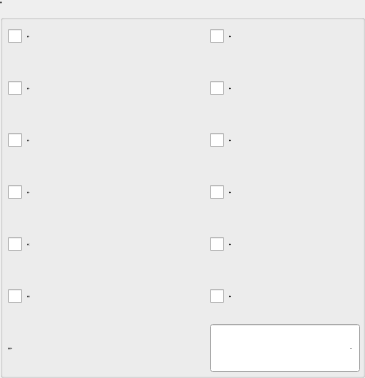
           <widget class="QGroupBox" name="groupBoxRunJig">
            <property name="font">
             <font>
              <family>微软雅黑</family>
              <pointsize>-1</pointsize>
              <weight>50</weight>
              <italic>false</italic>
              <bold>false</bold>
             </font>
            </property>
            <property name="title">
             <string>副臂</string>
            </property>
            <layout class="QGridLayout" name="gridLayout_2">
             <property name="leftMargin">
              <number>5</number>
             </property>
             <property name="topMargin">
              <number>2</number>
             </property>
             <property name="rightMargin">
              <number>2</number>
             </property>
             <property name="bottomMargin">
              <number>2</number>
             </property>
             <property name="spacing">
              <number>2</number>
             </property>
             <item row="0" column="0">
              <widget class="xCheckBox" name="RunJig1">
               <property name="sizePolicy">
                <sizepolicy hsizetype="Expanding" vsizetype="Fixed">
                 <horstretch>0</horstretch>
                 <verstretch>0</verstretch>
                </sizepolicy>
               </property>
               <property name="minimumSize">
                <size>
                 <width>200</width>
                 <height>50</height>
                </size>
               </property>
               <property name="maximumSize">
                <size>
                 <width>16777215</width>
                 <height>50</height>
                </size>
               </property>
               <property name="font">
                <font>
                 <family>微软雅黑</family>
                 <pointsize>-1</pointsize>
                 <weight>50</weight>
                 <italic>false</italic>
                 <bold>false</bold>
                </font>
               </property>
               <property name="focusPolicy">
                <enum>Qt::NoFocus</enum>
               </property>
               <property name="text">
                <string>吸具一</string>
               </property>
              </widget>
             </item>
             <item row="0" column="1">
              <widget class="xCheckBox" name="RunCheck1">
               <property name="sizePolicy">
                <sizepolicy hsizetype="Minimum" vsizetype="Fixed">
                 <horstretch>0</horstretch>
                 <verstretch>0</verstretch>
                </sizepolicy>
               </property>
               <property name="minimumSize">
                <size>
                 <width>120</width>
                 <height>50</height>
                </size>
               </property>
               <property name="maximumSize">
                <size>
                 <width>16777215</width>
                 <height>50</height>
                </size>
               </property>
               <property name="font">
                <font>
                 <family>微软雅黑</family>
                 <pointsize>-1</pointsize>
                 <weight>50</weight>
                 <italic>false</italic>
                 <bold>false</bold>
                </font>
               </property>
               <property name="focusPolicy">
                <enum>Qt::NoFocus</enum>
               </property>
               <property name="text">
                <string>检测</string>
               </property>
              </widget>
             </item>
             <item row="1" column="0">
              <widget class="xCheckBox" name="RunJig2">
               <property name="sizePolicy">
                <sizepolicy hsizetype="Expanding" vsizetype="Fixed">
                 <horstretch>0</horstretch>
                 <verstretch>0</verstretch>
                </sizepolicy>
               </property>
               <property name="minimumSize">
                <size>
                 <width>200</width>
                 <height>50</height>
                </size>
               </property>
               <property name="maximumSize">
                <size>
                 <width>16777215</width>
                 <height>50</height>
                </size>
               </property>
               <property name="font">
                <font>
                 <family>微软雅黑</family>
                 <pointsize>-1</pointsize>
                 <weight>50</weight>
                 <italic>false</italic>
                 <bold>false</bold>
                </font>
               </property>
               <property name="focusPolicy">
                <enum>Qt::NoFocus</enum>
               </property>
               <property name="text">
                <string>吸具二</string>
               </property>
              </widget>
             </item>
             <item row="1" column="1">
              <widget class="xCheckBox" name="RunCheck2">
               <property name="sizePolicy">
                <sizepolicy hsizetype="Minimum" vsizetype="Fixed">
                 <horstretch>0</horstretch>
                 <verstretch>0</verstretch>
                </sizepolicy>
               </property>
               <property name="minimumSize">
                <size>
                 <width>120</width>
                 <height>50</height>
                </size>
               </property>
               <property name="maximumSize">
                <size>
                 <width>16777215</width>
                 <height>50</height>
                </size>
               </property>
               <property name="font">
                <font>
                 <family>微软雅黑</family>
                 <pointsize>-1</pointsize>
                 <weight>50</weight>
                 <italic>false</italic>
                 <bold>false</bold>
                </font>
               </property>
               <property name="focusPolicy">
                <enum>Qt::NoFocus</enum>
               </property>
               <property name="text">
                <string>检测</string>
               </property>
              </widget>
             </item>
             <item row="2" column="0">
              <widget class="xCheckBox" name="RunJig3">
               <property name="sizePolicy">
                <sizepolicy hsizetype="Expanding" vsizetype="Fixed">
                 <horstretch>0</horstretch>
                 <verstretch>0</verstretch>
                </sizepolicy>
               </property>
               <property name="minimumSize">
                <size>
                 <width>200</width>
                 <height>50</height>
                </size>
               </property>
               <property name="maximumSize">
                <size>
                 <width>16777215</width>
                 <height>50</height>
                </size>
               </property>
               <property name="font">
                <font>
                 <family>微软雅黑</family>
                 <pointsize>-1</pointsize>
                 <weight>50</weight>
                 <italic>false</italic>
                 <bold>false</bold>
                </font>
               </property>
               <property name="focusPolicy">
                <enum>Qt::NoFocus</enum>
               </property>
               <property name="text">
                <string>抱具一</string>
               </property>
              </widget>
             </item>
             <item row="2" column="1">
              <widget class="xCheckBox" name="RunCheck3">
               <property name="sizePolicy">
                <sizepolicy hsizetype="Minimum" vsizetype="Fixed">
                 <horstretch>0</horstretch>
                 <verstretch>0</verstretch>
                </sizepolicy>
               </property>
               <property name="minimumSize">
                <size>
                 <width>120</width>
                 <height>50</height>
                </size>
               </property>
               <property name="maximumSize">
                <size>
                 <width>16777215</width>
                 <height>50</height>
                </size>
               </property>
               <property name="font">
                <font>
                 <family>微软雅黑</family>
                 <pointsize>-1</pointsize>
                 <weight>50</weight>
                 <italic>false</italic>
                 <bold>false</bold>
                </font>
               </property>
               <property name="focusPolicy">
                <enum>Qt::NoFocus</enum>
               </property>
               <property name="text">
                <string>检测</string>
               </property>
              </widget>
             </item>
             <item row="3" column="0">
              <widget class="xCheckBox" name="RunJig4">
               <property name="sizePolicy">
                <sizepolicy hsizetype="Expanding" vsizetype="Fixed">
                 <horstretch>0</horstretch>
                 <verstretch>0</verstretch>
                </sizepolicy>
               </property>
               <property name="minimumSize">
                <size>
                 <width>200</width>
                 <height>50</height>
                </size>
               </property>
               <property name="maximumSize">
                <size>
                 <width>16777215</width>
                 <height>50</height>
                </size>
               </property>
               <property name="font">
                <font>
                 <family>微软雅黑</family>
                 <pointsize>-1</pointsize>
                 <weight>50</weight>
                 <italic>false</italic>
                 <bold>false</bold>
                </font>
               </property>
               <property name="focusPolicy">
                <enum>Qt::NoFocus</enum>
               </property>
               <property name="text">
                <string>抱具二</string>
               </property>
              </widget>
             </item>
             <item row="3" column="1">
              <widget class="xCheckBox" name="RunCheck4">
               <property name="sizePolicy">
                <sizepolicy hsizetype="Minimum" vsizetype="Fixed">
                 <horstretch>0</horstretch>
                 <verstretch>0</verstretch>
                </sizepolicy>
               </property>
               <property name="minimumSize">
                <size>
                 <width>120</width>
                 <height>50</height>
                </size>
               </property>
               <property name="maximumSize">
                <size>
                 <width>16777215</width>
                 <height>50</height>
                </size>
               </property>
               <property name="font">
                <font>
                 <family>微软雅黑</family>
                 <pointsize>-1</pointsize>
                 <weight>50</weight>
                 <italic>false</italic>
                 <bold>false</bold>
                </font>
               </property>
               <property name="focusPolicy">
                <enum>Qt::NoFocus</enum>
               </property>
               <property name="text">
                <string>检测</string>
               </property>
              </widget>
             </item>
             <item row="4" column="0">
              <widget class="xCheckBox" name="RunJig5">
               <property name="sizePolicy">
                <sizepolicy hsizetype="Expanding" vsizetype="Fixed">
                 <horstretch>0</horstretch>
                 <verstretch>0</verstretch>
                </sizepolicy>
               </property>
               <property name="minimumSize">
                <size>
                 <width>200</width>
                 <height>50</height>
                </size>
               </property>
               <property name="maximumSize">
                <size>
                 <width>16777215</width>
                 <height>50</height>
                </size>
               </property>
               <property name="font">
                <font>
                 <family>微软雅黑</family>
                 <pointsize>-1</pointsize>
                 <weight>50</weight>
                 <italic>false</italic>
                 <bold>false</bold>
                </font>
               </property>
               <property name="focusPolicy">
                <enum>Qt::NoFocus</enum>
               </property>
               <property name="text">
                <string>抱具三</string>
               </property>
              </widget>
             </item>
             <item row="4" column="1">
              <widget class="xCheckBox" name="RunCheck5">
               <property name="sizePolicy">
                <sizepolicy hsizetype="Minimum" vsizetype="Fixed">
                 <horstretch>0</horstretch>
                 <verstretch>0</verstretch>
                </sizepolicy>
               </property>
               <property name="minimumSize">
                <size>
                 <width>120</width>
                 <height>50</height>
                </size>
               </property>
               <property name="maximumSize">
                <size>
                 <width>16777215</width>
                 <height>50</height>
                </size>
               </property>
               <property name="font">
                <font>
                 <family>微软雅黑</family>
                 <pointsize>-1</pointsize>
                 <weight>50</weight>
                 <italic>false</italic>
                 <bold>false</bold>
                </font>
               </property>
               <property name="focusPolicy">
                <enum>Qt::NoFocus</enum>
               </property>
               <property name="text">
                <string>检测</string>
               </property>
              </widget>
             </item>
             <item row="5" column="0">
              <widget class="xCheckBox" name="RunJig6">
               <property name="sizePolicy">
                <sizepolicy hsizetype="Expanding" vsizetype="Fixed">
                 <horstretch>0</horstretch>
                 <verstretch>0</verstretch>
                </sizepolicy>
               </property>
               <property name="minimumSize">
                <size>
                 <width>200</width>
                 <height>50</height>
                </size>
               </property>
               <property name="maximumSize">
                <size>
                 <width>16777215</width>
                 <height>50</height>
                </size>
               </property>
               <property name="font">
                <font>
                 <family>微软雅黑</family>
                 <pointsize>-1</pointsize>
                 <weight>50</weight>
                 <italic>false</italic>
                 <bold>false</bold>
                </font>
               </property>
               <property name="focusPolicy">
                <enum>Qt::NoFocus</enum>
               </property>
               <property name="text">
                <string>抱具四</string>
               </property>
              </widget>
             </item>
             <item row="5" column="1">
              <widget class="xCheckBox" name="RunCheck6">
               <property name="sizePolicy">
                <sizepolicy hsizetype="Minimum" vsizetype="Fixed">
                 <horstretch>0</horstretch>
                 <verstretch>0</verstretch>
                </sizepolicy>
               </property>
               <property name="minimumSize">
                <size>
                 <width>120</width>
                 <height>50</height>
                </size>
               </property>
               <property name="maximumSize">
                <size>
                 <width>16777215</width>
                 <height>50</height>
                </size>
               </property>
               <property name="font">
                <font>
                 <family>微软雅黑</family>
                 <pointsize>-1</pointsize>
                 <weight>50</weight>
                 <italic>false</italic>
                 <bold>false</bold>
                </font>
               </property>
               <property name="focusPolicy">
                <enum>Qt::NoFocus</enum>
               </property>
               <property name="text">
                <string>检测</string>
               </property>
              </widget>
             </item>
             <item row="6" column="0">
              <widget class="QLabel" name="labelRunRemind">
               <property name="sizePolicy">
                <sizepolicy hsizetype="Expanding" vsizetype="Fixed">
                 <horstretch>0</horstretch>
                 <verstretch>0</verstretch>
                </sizepolicy>
               </property>
               <property name="minimumSize">
                <size>
                 <width>0</width>
                 <height>50</height>
                </size>
               </property>
               <property name="maximumSize">
                <size>
                 <width>16777215</width>
                 <height>50</height>
                </size>
               </property>
               <property name="font">
                <font>
                 <family>微软雅黑</family>
                 <pointsize>-1</pointsize>
                 <weight>50</weight>
                 <italic>false</italic>
                 <bold>false</bold>
                </font>
               </property>
               <property name="text">
                <string>治具延时：</string>
               </property>
              </widget>
             </item>
             <item row="6" column="1">
              <widget class="xDoubleSpinBox" name="BoxRunDelay">
               <property name="enabled">
                <bool>true</bool>
               </property>
               <property name="sizePolicy">
                <sizepolicy hsizetype="Fixed" vsizetype="Fixed">
                 <horstretch>0</horstretch>
                 <verstretch>0</verstretch>
                </sizepolicy>
               </property>
               <property name="minimumSize">
                <size>
                 <width>150</width>
                 <height>50</height>
                </size>
               </property>
               <property name="maximumSize">
                <size>
                 <width>200</width>
                 <height>50</height>
                </size>
               </property>
               <property name="font">
                <font>
                 <family>微软雅黑</family>
                 <pointsize>-1</pointsize>
                 <weight>50</weight>
                 <italic>false</italic>
                 <bold>false</bold>
                </font>
               </property>
               <property name="focusPolicy">
                <enum>Qt::ClickFocus</enum>
               </property>
               <property name="acceptDrops">
                <bool>false</bool>
               </property>
               <property name="alignment">
                <set>Qt::AlignRight|Qt::AlignTrailing|Qt::AlignVCenter</set>
               </property>
               <property name="buttonSymbols">
                <enum>QAbstractSpinBox::NoButtons</enum>
               </property>
               <property name="suffix">
                <string notr="true">s</string>
               </property>
               <property name="decimals">
                <number>1</number>
               </property>
               <property name="maximum">
                <double>99.900000000000006</double>
               </property>
               <property name="singleStep">
                <double>0.100000000000000</double>
               </property>
               <property name="HasBtn" stdset="0">
                <bool>true</bool>
               </property>
              </widget>
             </item>
            </layout>
           </widget>
